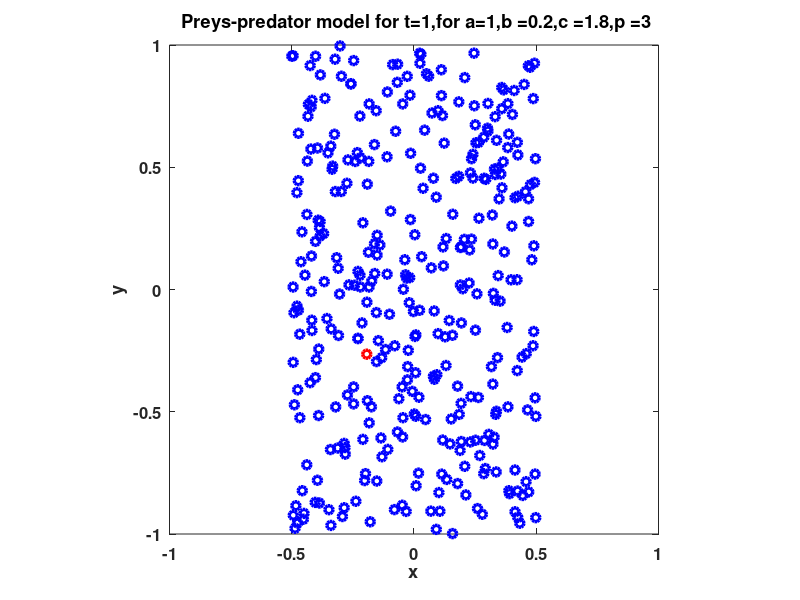

Source code (MATLAB): (Note: this script raises an error after producing the figure.)
% main file 
clc
close all
clear all

% Fix parameters
Nstar=3;                   % nearest preys
N     = 500;                % number of preys
dt    = 0.1;               % time step
tf    = 5; t0 = 0;         % time interval 
steps = (tf-t0)/dt + 1;    % number of steps


par.p      = 3;             % distance influence
par.a      = 1;             % attraction between preys
par.b      =0.2;            % repulsion between preys and predator 
par.c    = 1.8;             % attraction between predator and preys

par.g = 1e-4;               % penalization term
    

% selection of the control
disp ('[1] Control 1')
disp('[2] Control 2')
disp('[3] Control 3')
P = input('initial data 1-3: ');


% initial data
% preys positions
x           =  -0.5+rand(N,1);        
y           =  -1.5+3*rand(N,1);

% predator position
zx          = -1+2*rand;     
zy          =  -1+2*rand;     

% plot of initial data
figure
plot(x,y,'bo','LineWidth',2.5)
hold on
plot(zx,zy,'ro','LineWidth',2.5)
axis([-1,1,-1,1])
axis('equal')
xlabel('x','FontSize',12,'FontWeight','bold')
ylabel('y','FontSize',12,'FontWeight','bold')
 title([' Preys-predator model for t=' num2str(1),',for a=' num2str(par.a),...
    ',b =' num2str(par.b), ',c =' num2str(par.c),',p =' num2str(par.p)])
set(gca,'FontSize',12,'FontWeight','bold')



Rz   = sqrt((x-zx').^2 + (y-zy').^2);  % matrix of distances
N1(1)=N; % number of preys at initial time
t(1)=0;  % initial time

B   = @(r) par.b./(r.^2);        % preys predators repulsion
A  = @(r) r.^(-2)-par.a;         % preys preys repulsion and attraction
C= @(r)r.^(-par.p);              % attraction between predators and preys

figure
for i = 1:steps-1
        R = (max(Rz)+min(Rz))/2;
         % control 1
        if P==1
             V=Rz>=0.5;
            % survivor preys
            x=x.*V;    
            y=y.*V;
            % remove the death preys 
            x(x==0)=[];
            y(y==0)=[];

            N=sum(V); % number of survivors 
            N1(i+1)=N; % number of preys at time step i1+1 
            t(i+1)=i; % time 

            Rz=Rz.*V;
            Rz(Rz==0)=[];
            xbar =sum(x)/N;
            ybar=sum(y)/N;
        end
        % control 2
        if P==2
            V=Rz>=R;
            % survivor preys
            x=x.*V;    
            y=y.*V;
            % remove the death preys 
            x(x==0)=[];
            y(y==0)=[];

            N=sum(V); % number of survivors 
            N1(i+1)=N; % number of preys at time step i1+1 
            t(i+1)=i; % time 

            Rz=Rz.*V;
            Rz(Rz==0)=[];

            R = (max(Rz)+min(Rz))/2;
            V1=Rz<=R;
            xbar=sum(V1.*x)/sum(V1);
            ybar=sum(V1.*y)/sum(V1);
        end

        % control 3
        if P==3
            V=Rz>=R;
            % survivor preys
            x=x.*V;    
            y=y.*V;
            % remove the death preys 
            x(x==0)=[];
            y(y==0)=[];

            N=sum(V); % number of survivors 
            N1(i+1)=N; % number of preys at time step i1+1 
            t(i+1)=i; % time 

            Rz=Rz.*V;
            Rz(Rz==0)=[];
            [s,in]=sort(Rz);
            Vx=0;
            Vy=0;
            if Nstar<=length(x)
            for k=1:Nstar
                Vx=Vx+x(in(k));
                Vy=Vy+y(in(k));
            end
            xbar = Vx/Nstar;
            ybar = Vy/Nstar;
            end
            if Nstar>length(x)
                for k=1:length(x)
                    Vx=Vx+x(in(k));
                    Vy=Vy+y(in(k));
                end
            xbar = Vx/length(x);
            ybar = Vy/length(x);
            end
        end

        Rx   = sqrt((x-x').^2 + (y-y').^2+eye(N));         % matrix of distances
        Rz   = sqrt((x-zx').^2 + (y-zy').^2);         % matrix of distances    
        FA   = A(Rx);  % repulsion and attraction force between preys
        FB = B(Rz);    % repulsion force between preys and predators 
        FC = C(Rz);    % attraction force between predators and preys

        % preys forces
        vx = x; vy = y;
        for j=1:N

        vx (j) =  (sum(FA(j,:)'.*(x(j)-x)))./N + FB(j).*(x(j)-zx);
        vy (j) =  (sum(FA(j,:)'.*(y(j)-y)))./N + FB(j).*(y(j)-zy);
        end
        
        % Euler method 
        x=x+dt*vx;
        y=y+dt*vy;

        % compute the control 
        ux= (-zx-dt*sum(FC.*(x-zx))/N+xbar)/(dt+par.g);
        uy= (-zy-dt*sum(FC.*(y-zy))/N+ybar)/(dt+par.g);
        
        % Euler method 
        zx = zx +dt/N*sum(FC.*(x-zx))+dt*ux;
        zy= zy +dt/N*sum(FC.*(y-zy))+dt*uy;
   
        % plot of the time evolution
        plot(x,y,'bo','LineWidth',2.5)
        hold on
        plot(zx,zy,'ro','LineWidth',2.5)
        axis([-5,5,-5,5])
        %axis('equal')
        title([' Preys-predator model for t=' num2str(i+1),',for a=' num2str(par.a),...
        ',b =' num2str(par.b), ',c =' num2str(par.c),',p =' num2str(par.p)])
        pause(0.1)
        hold off
        drawnow

end
xlabel('x','FontSize',12,'FontWeight','bold')
ylabel('y','FontSize',12,'FontWeight','bold')
set(gca,'FontSize',12,'FontWeight','bold')

% preys death 
figure
plot(t,N1,'b','linewidth',3)
title('Preys decay in time')
xlabel('t','FontSize',12,'FontWeight','bold')
ylabel('N','FontSize',12,'FontWeight','bold')
set(gca,'FontSize',12,'FontWeight','bold')
axis([0 tf 0 501])